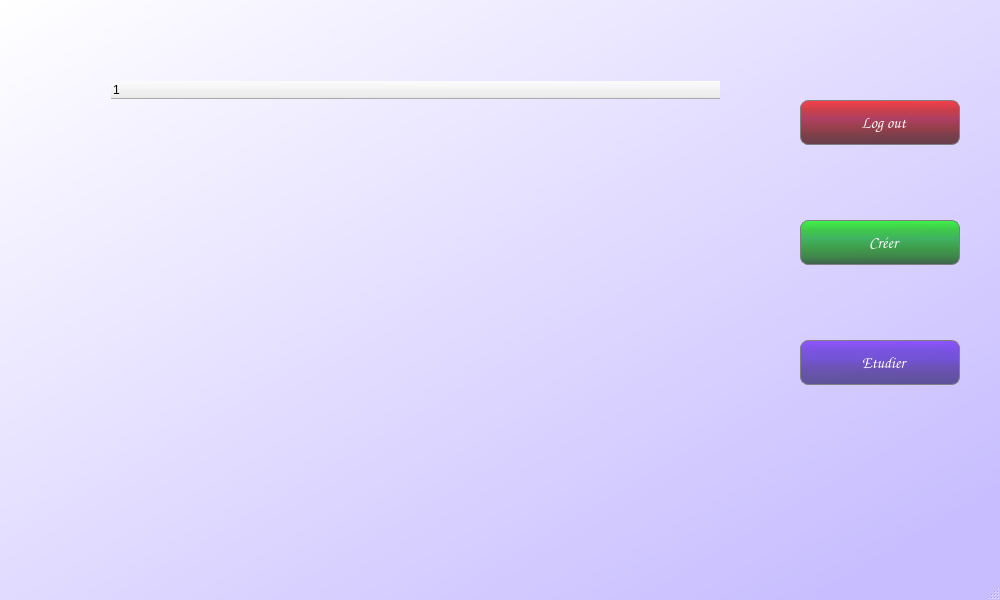
<?xml version="1.0" encoding="UTF-8"?>
<ui version="4.0">
 <class>MainWindow</class>
 <widget class="QMainWindow" name="MainWindow">
  <property name="geometry">
   <rect>
    <x>0</x>
    <y>0</y>
    <width>1000</width>
    <height>600</height>
   </rect>
  </property>
  <property name="font">
   <font>
    <family>Comic Sans MS</family>
    <pointsize>13</pointsize>
   </font>
  </property>
  <property name="windowTitle">
   <string>MainWindow</string>
  </property>
  <property name="windowIcon">
   <iconset>
    <normaloff>images/home.png</normaloff>images/home.png</iconset>
  </property>
  <property name="styleSheet">
   <string notr="true">QMainWindow{
background-color :qlineargradient(spread:pad, x1:0, y1:0, x2:1, y2:1, stop:0 rgba(255, 255, 255, 255), stop:0.905028 rgba(200, 190, 255, 255));} 
</string>
  </property>
  <property name="iconSize">
   <size>
    <width>24</width>
    <height>24</height>
   </size>
  </property>
  <widget class="QWidget" name="centralwidget">
   <widget class="QPushButton" name="createButton">
    <property name="geometry">
     <rect>
      <x>800</x>
      <y>220</y>
      <width>160</width>
      <height>45</height>
     </rect>
    </property>
    <property name="font">
     <font>
      <family>Comic Sans MS</family>
      <pointsize>12</pointsize>
     </font>
    </property>
    <property name="styleSheet">
     <string notr="true">QPushButton{
background-color:qlineargradient(spread:pad, x1:0, y1:0, x2:0, y2:1, stop:0 rgba(0, 255, 0, 180), stop:0.219101 rgba(0, 195, 0, 180), stop:0.41573 rgba(0, 165, 32, 180), stop:0.629213 rgba(0, 135, 0, 180), stop:0.820225 rgba(0, 103, 0, 180), stop:1 rgba(0, 51, 0, 180));
color:white;
border: 1px solid gray; 
border-radius: 8px; 
padding: 0 8px; 
selection-background-color: darkgray; }</string>
    </property>
    <property name="text">
     <string>  Créer</string>
    </property>
    <property name="icon">
     <iconset>
      <normalon>images/createButton.png</normalon>
     </iconset>
    </property>
    <property name="iconSize">
     <size>
      <width>30</width>
      <height>30</height>
     </size>
    </property>
   </widget>
   <widget class="QPushButton" name="studyButton">
    <property name="geometry">
     <rect>
      <x>800</x>
      <y>340</y>
      <width>160</width>
      <height>45</height>
     </rect>
    </property>
    <property name="font">
     <font>
      <family>Comic Sans MS</family>
      <pointsize>12</pointsize>
     </font>
    </property>
    <property name="styleSheet">
     <string notr="true">QPushButton{
background-color:qlineargradient(spread:pad, x1:0, y1:0, x2:0, y2:1, stop:0 rgba(94, 0, 255, 150), stop:0.219101 rgba(60, 0, 204, 150), stop:0.41573 rgba(48, 0, 184, 150), stop:0.623596 rgba(37, 0, 129, 150), stop:0.769663 rgba(28, 0, 108, 150), stop:1 rgba(10, 0, 80, 150));
color:white;
border: 1px solid gray; 
border-radius: 8px; 
padding: 0 8px; 
selection-background-color: darkgray; }</string>
    </property>
    <property name="text">
     <string>  Etudier</string>
    </property>
    <property name="icon">
     <iconset>
      <normalon>images/study.png</normalon>
     </iconset>
    </property>
    <property name="iconSize">
     <size>
      <width>30</width>
      <height>30</height>
     </size>
    </property>
   </widget>
   <widget class="QPushButton" name="loginButton">
    <property name="geometry">
     <rect>
      <x>800</x>
      <y>100</y>
      <width>160</width>
      <height>45</height>
     </rect>
    </property>
    <property name="font">
     <font>
      <family>Comic Sans MS</family>
      <pointsize>12</pointsize>
     </font>
    </property>
    <property name="styleSheet">
     <string notr="true">QPushButton{
background-color:qlineargradient(spread:pad, x1:0, y1:0, x2:0, y2:1, stop:0 rgba(255, 0, 0, 180), stop:0.219101 rgba(193, 0, 0, 180), stop:0.41573 rgba(154, 0, 32, 180), stop:0.629213 rgba(120, 0, 0, 180), stop:0.803371 rgba(80, 0, 0, 180), stop:1 rgba(53, 0, 0, 180));
color:white;
border: 1px solid gray; 
border-radius: 8px; 
padding: 0 8px; 
selection-background-color: darkgray; }</string>
    </property>
    <property name="text">
     <string>  Log out</string>
    </property>
    <property name="icon">
     <iconset>
      <normalon>images/logout.png</normalon>
     </iconset>
    </property>
    <property name="iconSize">
     <size>
      <width>30</width>
      <height>30</height>
     </size>
    </property>
   </widget>
   <widget class="QTreeWidget" name="coursesView">
    <property name="geometry">
     <rect>
      <x>110</x>
      <y>80</y>
      <width>611</width>
      <height>371</height>
     </rect>
    </property>
    <property name="font">
     <font>
      <family>Comic Sans MS</family>
     </font>
    </property>
    <property name="styleSheet">
     <string notr="true">QTreeWidget{
background-color: rgba(255, 255, 255, 0);
}</string>
    </property>
    <column>
     <property name="text">
      <string notr="true">1</string>
     </property>
    </column>
   </widget>
  </widget>
  <widget class="QMenuBar" name="menubar">
   <property name="geometry">
    <rect>
     <x>0</x>
     <y>0</y>
     <width>1000</width>
     <height>33</height>
    </rect>
   </property>
  </widget>
  <widget class="QStatusBar" name="statusbar"/>
 </widget>
 <resources/>
 <connections/>
</ui>
